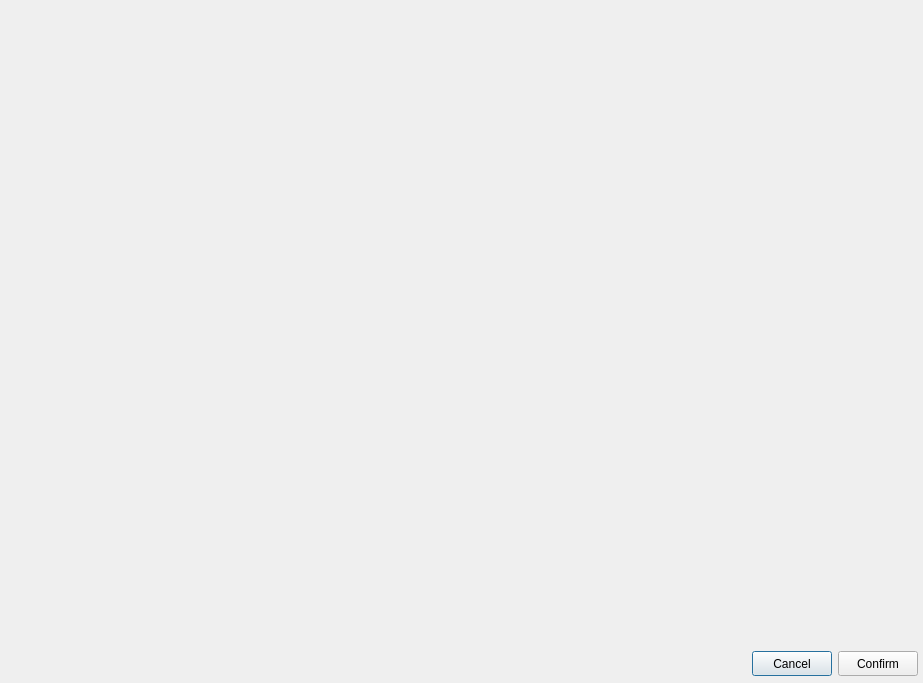
<?xml version="1.0" encoding="UTF-8"?>
<ui version="4.0">
 <class>RouteTable</class>
 <widget class="QDialog" name="RouteTable">
  <property name="geometry">
   <rect>
    <x>0</x>
    <y>0</y>
    <width>923</width>
    <height>683</height>
   </rect>
  </property>
  <property name="windowTitle">
   <string>Dialog</string>
  </property>
  <layout class="QHBoxLayout" name="horizontalLayout">
   <property name="leftMargin">
    <number>0</number>
   </property>
   <property name="topMargin">
    <number>0</number>
   </property>
   <property name="rightMargin">
    <number>0</number>
   </property>
   <property name="bottomMargin">
    <number>0</number>
   </property>
   <item>
    <widget class="QWidget" name="widget" native="true">
     <layout class="QVBoxLayout" name="verticalLayout">
      <property name="leftMargin">
       <number>4</number>
      </property>
      <property name="topMargin">
       <number>4</number>
      </property>
      <property name="rightMargin">
       <number>4</number>
      </property>
      <property name="bottomMargin">
       <number>4</number>
      </property>
      <item>
       <widget class="QWidget" name="widget_3" native="true"/>
      </item>
      <item>
       <widget class="QWidget" name="widget_2" native="true">
        <property name="maximumSize">
         <size>
          <width>16777215</width>
          <height>30</height>
         </size>
        </property>
        <layout class="QHBoxLayout" name="horizontalLayout_2">
         <property name="leftMargin">
          <number>1</number>
         </property>
         <property name="topMargin">
          <number>1</number>
         </property>
         <property name="rightMargin">
          <number>1</number>
         </property>
         <property name="bottomMargin">
          <number>1</number>
         </property>
         <item>
          <spacer name="horizontalSpacer">
           <property name="orientation">
            <enum>Qt::Horizontal</enum>
           </property>
           <property name="sizeHint" stdset="0">
            <size>
             <width>738</width>
             <height>20</height>
            </size>
           </property>
          </spacer>
         </item>
         <item>
          <widget class="QPushButton" name="cancel">
           <property name="minimumSize">
            <size>
             <width>80</width>
             <height>25</height>
            </size>
           </property>
           <property name="text">
            <string>Cancel</string>
           </property>
          </widget>
         </item>
         <item>
          <widget class="QPushButton" name="confirm">
           <property name="minimumSize">
            <size>
             <width>80</width>
             <height>25</height>
            </size>
           </property>
           <property name="text">
            <string>Confirm</string>
           </property>
          </widget>
         </item>
        </layout>
       </widget>
      </item>
     </layout>
    </widget>
   </item>
  </layout>
 </widget>
 <resources/>
 <connections/>
</ui>
